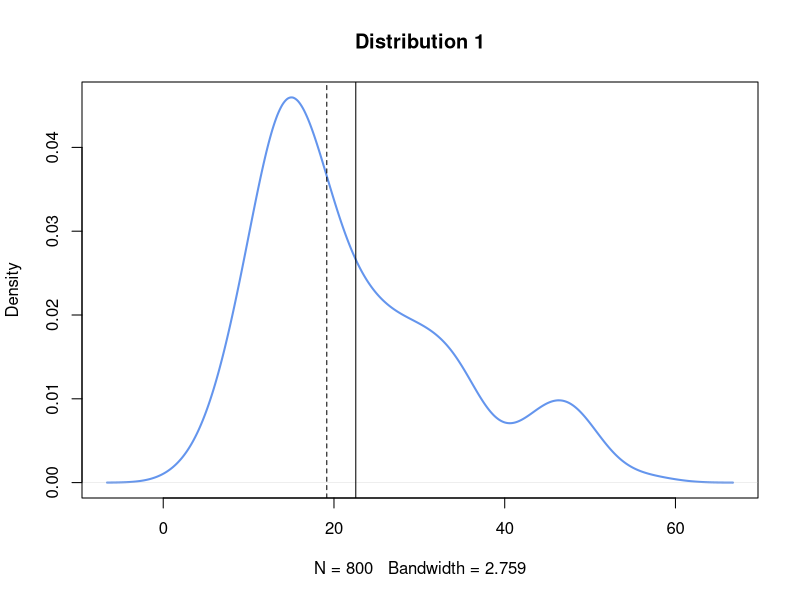
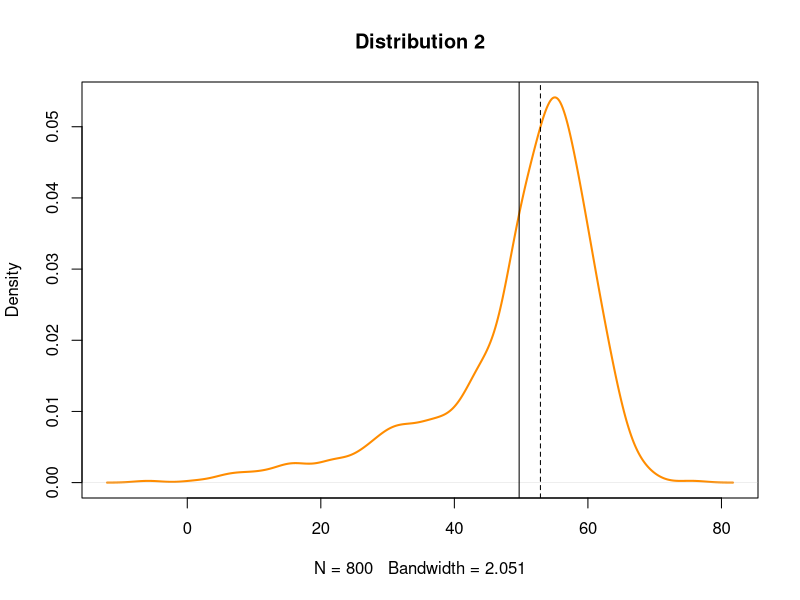
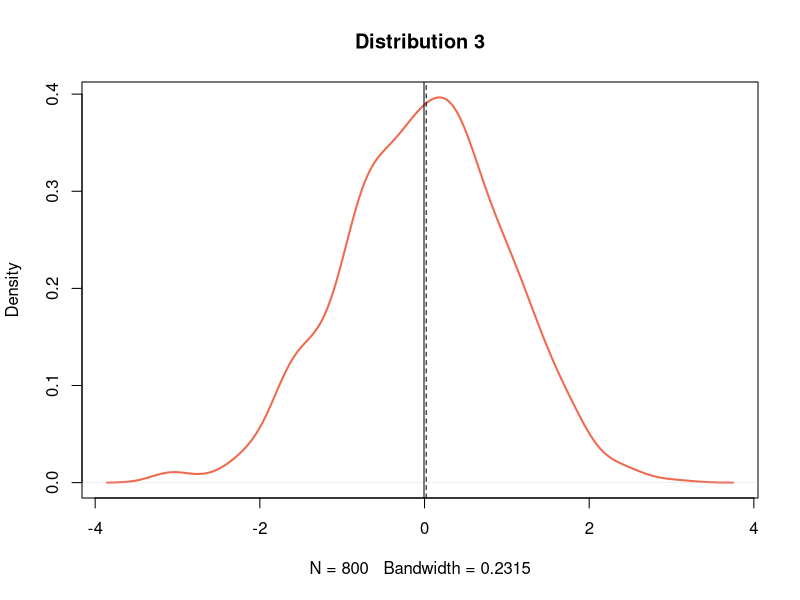
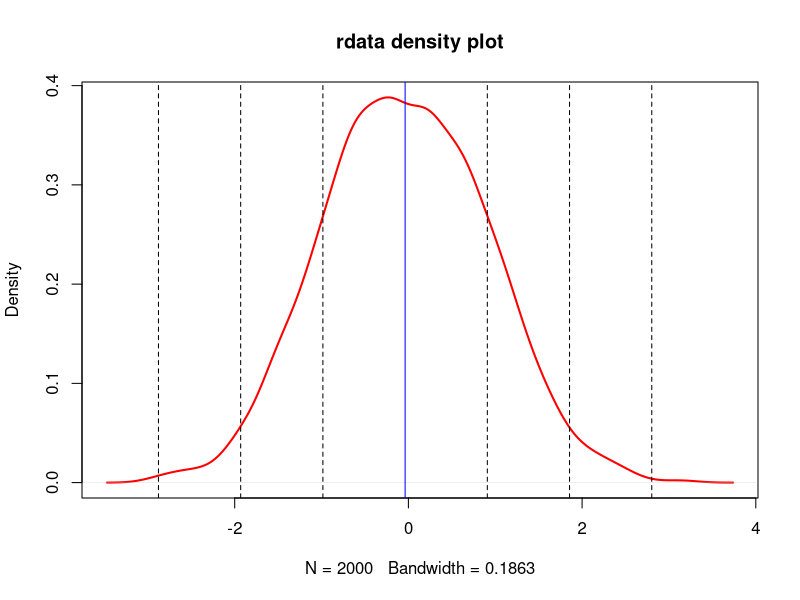

These charts were generated, in order, by the following R code:
## ---- chunk 1
# Setting seed
set.seed(123)

# Creating three normally distributed data sets
d1 <- rnorm(n=500, mean=15, sd=5)
d2 <- rnorm(n=200, mean=30, sd=5)
d3 <- rnorm(n=100, mean=45, sd=5)

# Combining them into a composite dataset
d123 <- c(d1, d2, d3)
# Plotting the density function of d123
plot(density(d123), col="cornflowerblue", lwd=2,
main = "Distribution 1")

# Adding vertical lines showing mean and median
abline(v=mean(d123))
abline(v=median(d123), lty="dashed")
## ---- chunk 2
# Setting seed
set.seed(456)

# Three normally distributed data sets
d4 <- rnorm(n = 500, mean = 55, sd = 5)
d5 <- rnorm(n = 200, mean = 45, sd = 10)
d6 <- rnorm(n = 100, mean = 30, sd = 15)

# Merging the three data sets together
d456 <- c(d4, d5, d6)

# Computing the mean and median
mean(d456)
median(d456)

# Plotting the density function of d123
plot(density(d456), col= "darkorange", lwd = 2, main = "Distribution 2", )
abline(v = mean(d456))
abline(v = median(d456), lty = "dashed")
## ---- chunk 3
# Setting seed
set.seed(789)

# Creating a normally distributed dataset d
d <- rnorm(n = 800)

# Computing the mean and median
mean(d)
median(d)

# Plotting the density function of d
plot(density(d), col = "coral2", lwd = 2, main = "Distribution 3", )
abline(v = mean(d))
abline(v = median(d), lty = "dashed")
## ---- chunk 4
# Adding an extreme value to Distribution 3 data:
d_with_outlier <- c(d, 500)

# Showing results before adding the outlier vs after adding the outlier:
c(mean(d), median(d), mean(d_with_outlier), median(d_with_outlier))
## ---- chunk 5
# Creating a random dataset
set.seed(180)
rdata <- rnorm(n = 2000, mean = 0, sd = 1)

# Plotting the density function of rdata
plot(density(rdata), col = "red", lwd = 2, main = "rdata density plot")
# With the following vertical lines
abline(v = mean(rdata), col = "blue" )
abline(v = (mean(rdata) - (3 * sd(rdata))), lty = "dashed")
abline(v = (mean(rdata) - (2 * sd(rdata))), lty = "dashed")
abline(v = (mean(rdata) - sd(rdata)), lty = "dashed")
abline(v = (mean(rdata) + sd(rdata)), lty = "dashed")
abline(v = (mean(rdata) + (2 * sd(rdata))), lty = "dashed")
abline(v = (mean(rdata) + (3 * sd(rdata))), lty = "dashed")
## ---- chunk 6
quantile(rdata, 0.25)
quantile(rdata, 0.5)
quantile(rdata, 0.75)
## ---- chunk 7
(quantile(rdata, 0.25) - mean(rdata)) / (sd(rdata))
(quantile(rdata, 0.5) - mean(rdata)) / (sd(rdata))
(quantile(rdata, 0.75) - mean(rdata)) / (sd(rdata))
## ---- chunk 8
# Creating a new random dataset
set.seed(190)
rdata2 <- rnorm(n = 2000, mean = 35, sd = 3.5)

# Computing the distance of 1st, 2nd and 3rd quartile from the mean in terms of sd
(quantile(rdata2, 0.25) - mean(rdata2)) / (sd(rdata2))
(quantile(rdata2, 0.5) - mean(rdata2)) / (sd(rdata2))
(quantile(rdata2, 0.75) - mean(rdata2)) / (sd(rdata2))
## ---- chunk 9
(quantile(d123, 0.25) - mean(d123)) / (sd(d123))
(quantile(d123, 0.5) - mean(d123)) / (sd(d123))
(quantile(d123, 0.75) - mean(d123)) / (sd(d123))
